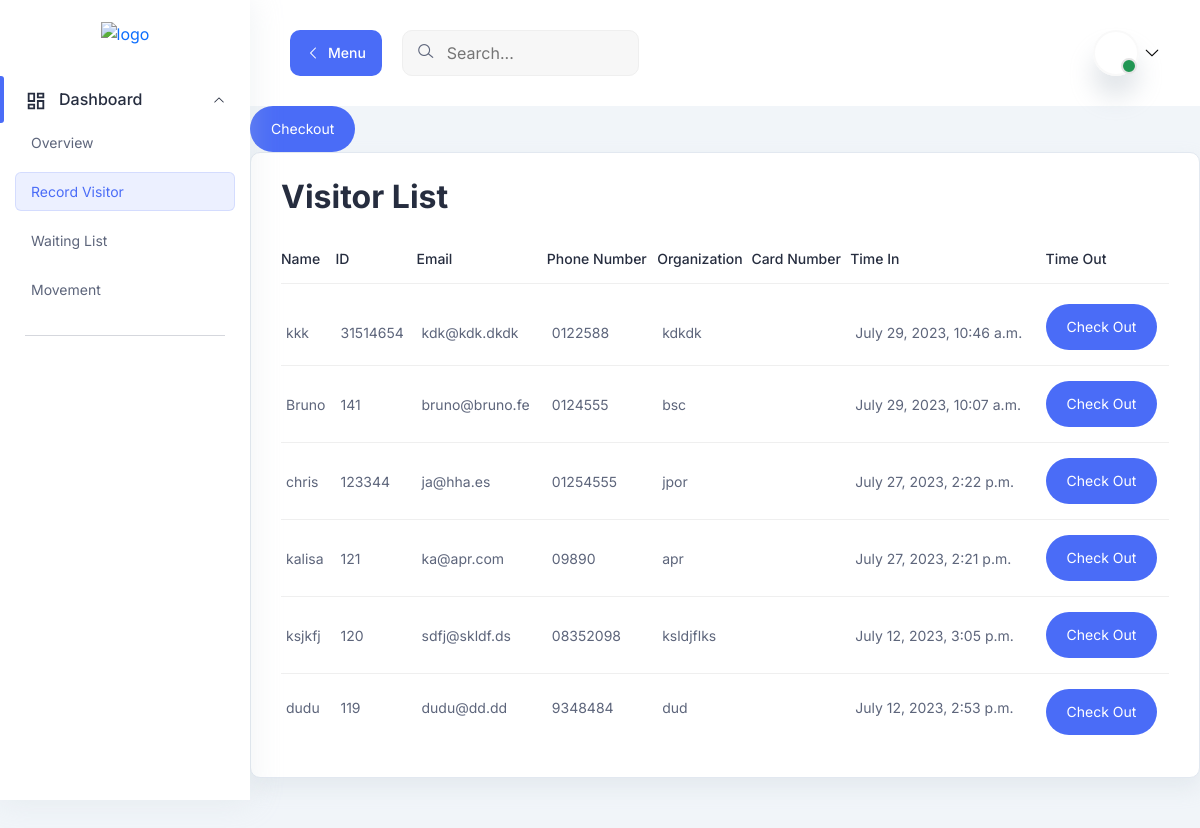
/movements/, run on an earlier commit of the app's database.
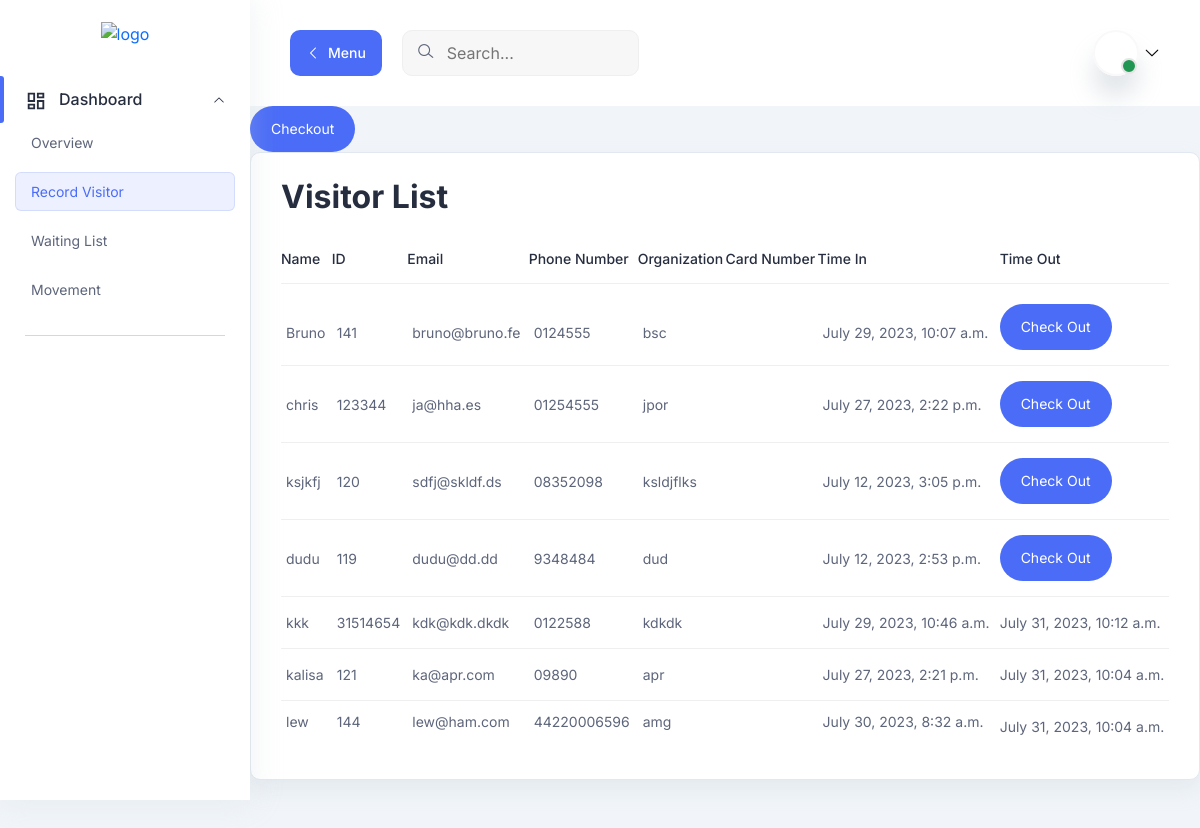
And on a later commit of the database.
### records/models.py (models this page shows, shortened)
class Movement(models.Model):
    visitor = models.ForeignKey(Visitor, on_delete=models.CASCADE, to_field='id_passport_nbr', related_name='movements')
    purpose = models.CharField(max_length=200)
    time_in = models.DateTimeField()
    time_out = models.DateTimeField(blank=True, null=True)
    devices = models.CharField(max_length=200, blank=True)
    comment = models.TextField(blank=True)
    card = models.ForeignKey(Card, on_delete=models.SET_NULL, blank=True, null=True)

class Visitor(models.Model):
    id_passport_nbr = models.CharField(max_length=100, primary_key=True)
    first_name = models.CharField(max_length=100)
    surname = models.CharField(max_length=100)
    organization = models.CharField(max_length=100)
    position = models.CharField(max_length=100)
    country_of_origin = models.CharField(max_length=100)
    email = models.EmailField()
    address = models.CharField(max_length=200)
    mobile_phone = models.CharField(max_length=20)

### records/views.py (the view)
# urls.py: path('movements/', views.movements, name='movements'),
def movements(request):
    checked_in_visitors = Movement.objects.filter(time_out__isnull=True)
    checked_out_visitors = Movement.objects.exclude(time_out__isnull=True)
    checked_in_visitors = checked_in_visitors.order_by('-id')
    checked_out_visitors = checked_out_visitors.order_by('-time_out')
    movements = list(checked_in_visitors) + list(checked_out_visitors)
    context = {'movements': movements}
    return render(request, 'records/movement.html', context)

### records/templates/records/movement.html (shortened to what this page needs)
{% extends "base.html" %}
{% load static %}
{% block content %}
<main class="main-wrapper">
<header class="header">
    <div class="container-fluid">
      <div class="row">
        <div class="col-lg-5 col-md-5 col-6">
          <div class="header-left d-flex align-items-center">
            <div class="menu-toggle-btn mr-20">
              <button
                id="menu-toggle"
                class="main-btn primary-btn btn-hover"
              >
                <i class="lni lni-chevron-left me-2"></i> Menu
              </button>
            </div>
            <div class="header-search d-none d-md-flex">
              <form action="#">
                <input type="text" placeholder="Search..." />
                <button><i class="lni lni-search-alt"></i></button>
              </form>
            </div>
          </div>
        </div>
        <div class="col-lg-7 col-md-7 col-6">
          <div class="header-right">
            <div class="profile-box ml-15">
              <button
                class="dropdown-toggle bg-transparent border-0"
                type="button"
                id="profile"
                data-bs-toggle="dropdown"
                aria-expanded="false"
              >
                <div class="profile-info">
                  <div class="info">
                    <div class="image">
                      <span class="status"></span>
                    </div>
                  </div>
                </div>
                <i class="lni lni-chevron-down"></i>
              </button>
            </div>
          </div>
        </div>
      </div>
    </div>
  </header>
<section class="checkout-section">
  <button id="checkoutButton" class="main-btn active-btn rounded-full btn-hover btn-sm">Checkout</button>
</section>
<section class="table-components">
        <div class="tables-wrapper">
        <div class="row">
            <div class="col-lg-12">
            <div class="card-style mb-30">
                <h1 class="mb-10">Visitor List</h1>
                <div class="table-wrapper table-responsive">
                <table class="table">
                    <thead>
                    <tr>
                        <th><h6>Name</h6></th>
                        <th><h6>ID</h6></th>
                        <th><h6>Email</h6></th>
                        <th><h6>Phone Number</h6></th>
                        <th><h6>Organization</h6></th>
                        <th><h6>Card Number</h6></th>
                        <th><h6>Time In</h6></th>
                        <th><h6>Time Out</h6></th>
                    </tr>
                    </thead>
                    <tbody>
                    {% for movement in movements %}
                    <tr>
                        <td class="min-width">
                            <p>{{ movement.visitor.first_name }}</p>
                        </td>
                        <td class="min-width">
                        <p>{{ movement.visitor.id_passport_nbr}}</p>
                        </td>
                        <td class="min-width">
                        <p>{{ movement.visitor.email }}</p>
                        </td>
                        <td class="min-width">
                            <p>{{ movement.visitor.mobile_phone }}</p>
                        </td>
                        <td class="min-width">
                          <p>{{ movement.visitor.organization }}</p>
                        </td>
                        <td class="min-width">
                        </td>
                        <td class="min-width">
                          <p>{{ movement.time_in }}</p>
                        </td>
                        <td>
                          {% if movement.time_out %}
                          <p>{{ movement.time_out }}</p>
                          {% else %}
                          <form method="post" action="{% url 'records:check_out_visitor' visitor_id=movement.visitor.id_passport_nbr %}">
                              <input type="submit" class="main-btn active-btn rounded-full btn-hover btn-sm" value="Check Out">
                          </form>
                          {% endif %}
                        </td>
                    </tr>
                    {% endfor %}
                    </tbody>
                </table>
                </div>
            </div>
            </div>
    </div>
    </div>
</section>
</main>
{% endblock content %}

### records/templates/base.html (shortened to what this page needs)
{% load static %}
<!DOCTYPE html>
<html lang="en">
    <head>
        <link rel="stylesheet" href="{% static 'assets/css/bootstrap.min.css' %}" />
        <link rel="stylesheet" href="{% static 'assets/css/lineicons.css' %}" />
        <link rel="stylesheet" href="{% static 'assets/css/materialdesignicons.min.css' %}" />
        <link rel="stylesheet" href="{% static 'assets/css/fullcalendar.css' %}" />
        <link rel="stylesheet" href="{% static 'assets/css/fullcalendar.css' %}" />
        <link rel="stylesheet" href="{% static 'assets/css/main.css' %}" />
    </head>
    <body>
        {% include 'partials/sidebar.html' %}
        {% block content %}
        {% endblock content %}
    </body>
</html>

### records/templates/partials/sidebar.html (shortened to what this page needs)
{% load static %}
<aside class="sidebar-nav-wrapper">
    <div class="navbar-logo">
      <a href="{% url 'records:record_visitor' %}">
        <img src="https://bsc.rw/wp-content/uploads/2023/01/BSC-High-res.-vector-logo-01@2x-1-160x69.png" alt="logo" />
      </a>
    </div>
    <nav class="sidebar-nav">
      <ul>
        <li class="nav-item nav-item-has-children">
          <a
            href="#0"
            data-bs-toggle="collapse"
            data-bs-target="#ddmenu_1"
            aria-controls="ddmenu_1"
            aria-expanded="false"
            aria-label="Toggle navigation"
          >
            <span class="icon">
            </span>
            <span class="text">Dashboard</span>
          </a>
          <ul id="ddmenu_1" class="collapse show dropdown-nav">
            <li>
              <a href="{% url 'records:overview' %}">Overview </a>
            </li>
            <li>
              <a href="{% url 'records:record_visitor' %}" class="active"> Record Visitor </a>
            </li>
            <li>
              <a href="{% url 'records:visitors' %}"> Waiting List </a>
            </li>
            <li>
              <a href="{% url 'records:movements' %}"> Movement </a>
            </li>
          </ul>
        </li>
        <span class="divider"><hr /></span>
      </ul>
    </nav>
  </aside>

### records/templates/partials/navbar.html (shortened to what this page needs)
{% load static %}

### static/assets/css/fullcalendar.css (style rules this page uses)
:root { --fc-daygrid-event-dot-width:8px;--fc-list-event-dot-width:10px;--fc-list-event-hover-bg-color:#f5f5f5 }

What changed in the data, as far as the page shows it:
changed Movement "kkk": time_out (not shown) → "July 31, 2023, 10:12 a.m."; value "Check Out" → (not shown); moves down the list
changed Movement "July 27, 2023, 2:21 p.m.": time_out (not shown) → "July 31, 2023, 10:04 a.m."; value "Check Out" → (not shown); moves down the list
added Movement: visitor.first_name "lew", visitor.id_passport_nbr "144", visitor.email "lew@ham.com", visitor.mobile_phone "44220006596", visitor.organization "amg", time_in "July 30, 2023, 8:32 a.m.", time_out "July 31, 2023, 10:04 a.m."
